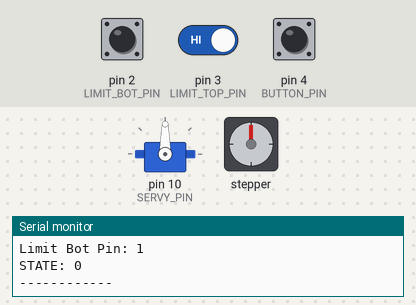
Bench run of a sketch on a simulated Arduino Uno, built with avr-gcc and run on an emulated ATmega328P. Shown: servo, stepper motor, the last lines printed to the serial monitor. The test bench sets the inputs (shaded band); at power-on: pin 4 (BUTTON_PIN) LOW, pin 2 (LIMIT_BOT_PIN) HIGH, pin 3 (LIMIT_TOP_PIN) HIGH. Stepper angles assume 200 steps per turn.

Above: at 1.2 s.
1.3 s: pin 4 (BUTTON_PIN) pulled HIGH for 0.15 s
At 1.46 s:
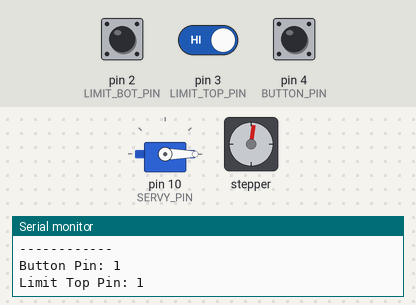
4.3 s: pin 2 (LIMIT_BOT_PIN) pulled LOW for 0.15 s
At 5.5 s:
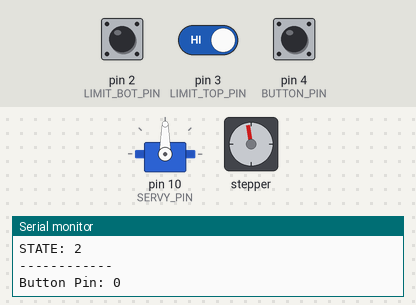
5.9 s: pin 4 (BUTTON_PIN) pulled HIGH for 1 s
At 6.11 s:
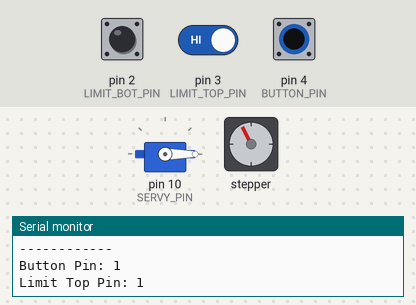
9.9 s: pin 3 (LIMIT_TOP_PIN) driven LOW
At 10.5 s:
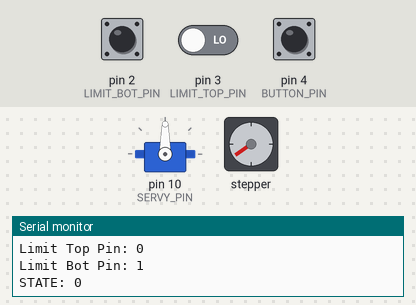
Timing chart, 0 to 12.4 s (numbered marks = the images above; inputs shaded):
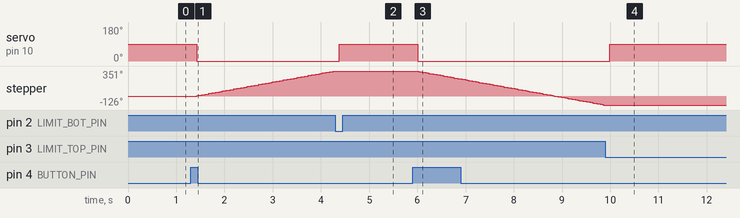

The sketch:

ardublund.ino
```cpp
/* 2019-06-05 */

#include <Servo.h>
#include <Wire.h>
#include <Adafruit_MotorShield.h>


// CONSTANTS
int BUTTON_PIN = 4;
int LIMIT_BOT_PIN = 2;
int LIMIT_TOP_PIN = 3;
int SERVY_PIN = 10;
int STEPPY_PORT = 2;

// SERVO VARIABLES
Servo Servy;  // create servo object to control a servo
//int servy_pos = 0;    // variable to store the servo position

// STEPPER VARIABLES
// Create the motor shield object with the default I2C address
Adafruit_MotorShield AFMS = Adafruit_MotorShield();
// Or, create it with a different I2C address (say for stacking)
// Adafruit_MotorShield AFMS = Adafruit_MotorShield(0x61);
// Connect a stepper motor with 200 steps per revolution (1.8 degree)
// to motor port #2 (M3 and M4)
Adafruit_StepperMotor *Steppy = AFMS.getStepper(200, STEPPY_PORT);
int STEP_SIZE = 5;  // normally 5

// STATE VARIABLES
int STATE = 0;

// FUNCTION DECLARATIONS
bool isPinHigh(int pin_number);
void setServy(bool hold);
void display_states();

void setup()
{
  // INPUTS SETUP
  pinMode(BUTTON_PIN, INPUT);
  pinMode(LIMIT_BOT_PIN, INPUT_PULLUP);
  pinMode(LIMIT_TOP_PIN, INPUT_PULLUP);

  // SERVO SETUP
  Servy.attach(SERVY_PIN);

  // STEPPER SETUP
  AFMS.begin();  // create with the default frequency 1.6KHz
  //AFMS.begin(1000);  // OR with a different frequency, say 1KHz
  Steppy->setSpeed(50);  // rpm (normally 50)

  // SERIAL SETUP
  Serial.begin(9600);
  Serial.println("Hello world!!!");
}

void loop()
{
  // DISPLAY COMPONENT FEEDS
  display_states();

  // BLINDS ARE AT THE TOP
  if /**/ (STATE == 0)
  {
    setServy(true);  // hold the servo
    while (!isPinHigh(BUTTON_PIN)) { display_states(); }  // wait until button press
    STATE = 1;
  }

  // BLINDS ARE GOING DOWN
  else if (STATE == 1)
  {
    setServy(false);  // open the servo
    while (isPinHigh(LIMIT_BOT_PIN))  // if limitswitch pressed, pin becomes LOW
    {
      Steppy->step(STEP_SIZE, FORWARD, SINGLE);  // lower blinds until at bottom
      display_states();
    }
    STATE = 2;
  }

  // BLINDS ARE AT THE BOTTOM
  else if (STATE == 2)
  {
    setServy(true);  // hold the servo
    while (!isPinHigh(BUTTON_PIN)) { display_states(); }  // wait until button press
    STATE = 3;
  }

  // BLINDS ARE GOING UP
  else if (STATE == 3)
  {
    setServy(false);  // open the servo
    while (isPinHigh(LIMIT_TOP_PIN))  // if limitswitch pressed, pin becomes LOW
    {
      Steppy->step(STEP_SIZE, BACKWARD, SINGLE);  // raise blinds until at bottom
      display_states();
    }
    STATE = 0;
  }
}


bool isPinHigh(int pin_number)
{
  return (digitalRead(pin_number) == HIGH);
}

void setServy(bool hold)
{
  if (hold) { Servy.write(90); }
  else /**/ { Servy.write(0);  }
}

void display_states()
{
  Serial.println("------------");
  Serial.print("Button Pin: ");
  Serial.print(isPinHigh(BUTTON_PIN));
  Serial.print("\n");
  Serial.print("Limit Top Pin: ");
  Serial.print(isPinHigh(LIMIT_TOP_PIN));
  Serial.print("\n");
  Serial.print("Limit Bot Pin: ");
  Serial.print(isPinHigh(LIMIT_BOT_PIN));
  Serial.print("\n");

  Serial.print("STATE: ");
  Serial.print(STATE);
  Serial.print("\n");
}
```

Measured:
- after the input at 1.3 s, servo on pin 10 (SERVY_PIN): 90° → 0° after 0.13 s; stepper: keeps turning clockwise at about 124°/s, starting after 0.13 s
- after the input at 4.3 s, servo on pin 10 (SERVY_PIN): 0° → 90° after 0.08 s; stepper: stops changing and stays 351°
- after the input at 5.9 s, servo on pin 10 (SERVY_PIN): 90° → 0° after 0.10 s; stepper: keeps turning counter-clockwise at about 123°/s, starting after 0.10 s
- after the input at 9.9 s, servo on pin 10 (SERVY_PIN): 0° → 90° after 0.09 s; stepper: stops changing and stays -126°
